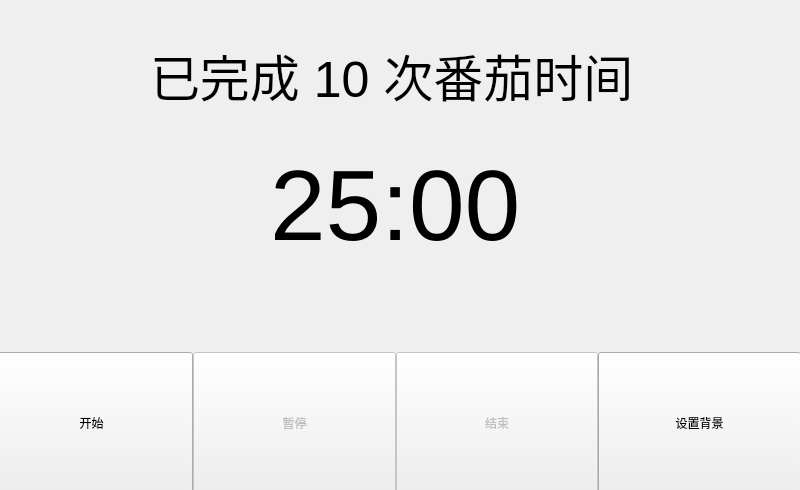
<?xml version="1.0" encoding="UTF-8"?>
<ui version="4.0">
 <class>MainWindow</class>
 <widget class="QMainWindow" name="MainWindow">
  <property name="geometry">
   <rect>
    <x>0</x>
    <y>0</y>
    <width>800</width>
    <height>490</height>
   </rect>
  </property>
  <property name="windowTitle">
   <string>MainWindow</string>
  </property>
  <widget class="QWidget" name="centralwidget">
   <widget class="QWidget" name="widget" native="true">
    <property name="geometry">
     <rect>
      <x>0</x>
      <y>0</y>
      <width>801</width>
      <height>351</height>
     </rect>
    </property>
    <widget class="QLabel" name="text">
     <property name="geometry">
      <rect>
       <x>150</x>
       <y>40</y>
       <width>551</width>
       <height>71</height>
      </rect>
     </property>
     <property name="styleSheet">
      <string notr="true">QLabel {
	font-size: 50px;
}</string>
     </property>
     <property name="text">
      <string>已完成 10 次番茄时间</string>
     </property>
    </widget>
    <widget class="QLabel" name="time_remain">
     <property name="geometry">
      <rect>
       <x>270</x>
       <y>150</y>
       <width>271</width>
       <height>111</height>
      </rect>
     </property>
     <property name="styleSheet">
      <string notr="true">QLabel {
	font-size: 100px;
}</string>
     </property>
     <property name="text">
      <string>25:00</string>
     </property>
    </widget>
   </widget>
   <widget class="QWidget" name="widget_2" native="true">
    <property name="geometry">
     <rect>
      <x>0</x>
      <y>349</y>
      <width>800</width>
      <height>141</height>
     </rect>
    </property>
    <widget class="QWidget" name="layoutWidget">
     <property name="geometry">
      <rect>
       <x>-10</x>
       <y>-1</y>
       <width>811</width>
       <height>151</height>
      </rect>
     </property>
     <layout class="QHBoxLayout" name="horizontalLayout">
      <property name="spacing">
       <number>0</number>
      </property>
      <item>
       <widget class="QPushButton" name="button_start">
        <property name="enabled">
         <bool>true</bool>
        </property>
        <property name="baseSize">
         <size>
          <width>0</width>
          <height>0</height>
         </size>
        </property>
        <property name="styleSheet">
         <string notr="true">QPushButton {
	height: 140;
	margin: 0;
}</string>
        </property>
        <property name="text">
         <string>开始</string>
        </property>
       </widget>
      </item>
      <item>
       <widget class="QPushButton" name="button_stop">
        <property name="enabled">
         <bool>false</bool>
        </property>
        <property name="styleSheet">
         <string notr="true">QPushButton {
	height: 140;
	margin: 0;
}</string>
        </property>
        <property name="text">
         <string>暂停</string>
        </property>
       </widget>
      </item>
      <item>
       <widget class="QPushButton" name="button_finish">
        <property name="enabled">
         <bool>false</bool>
        </property>
        <property name="styleSheet">
         <string notr="true">QPushButton {
	height: 140;
	margin: 0;
}</string>
        </property>
        <property name="text">
         <string>结束</string>
        </property>
       </widget>
      </item>
      <item>
       <widget class="QPushButton" name="button_setbackground">
        <property name="styleSheet">
         <string notr="true">QPushButton {
	height: 140;
	margin: 0;
}</string>
        </property>
        <property name="text">
         <string>设置背景</string>
        </property>
       </widget>
      </item>
     </layout>
    </widget>
   </widget>
  </widget>
 </widget>
 <resources/>
 <connections/>
</ui>
